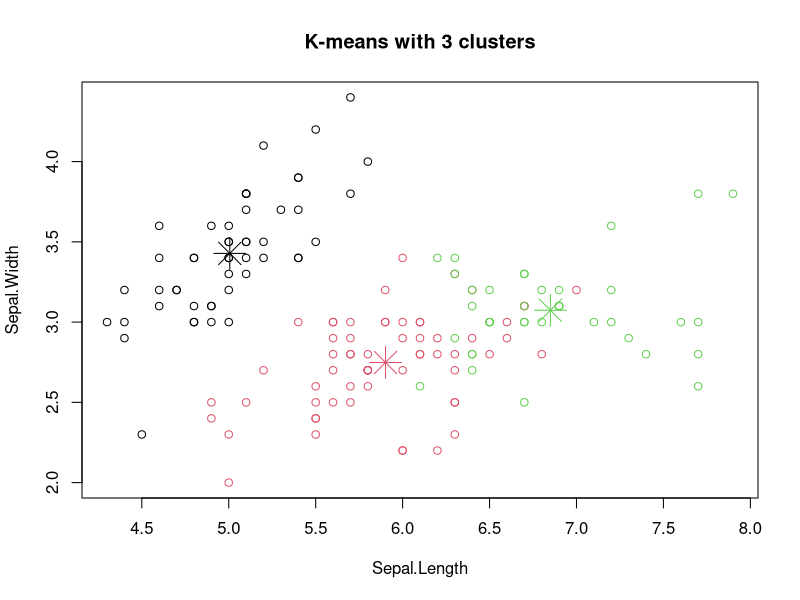
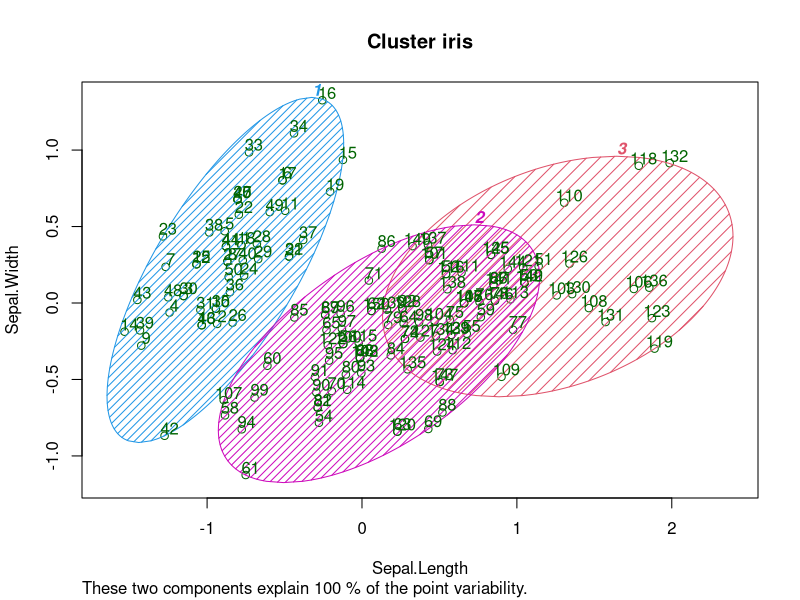

These figures' R source, in order:
# Installing Packages
install.packages("arules")
install.packages("cluster")

# Loading package
#library(ClusterR)
library(cluster)
#??ClusterR
# Removing initial label of
# Species from original dataset
iris_1 <- iris[, -5]

# Fitting K-Means clustering Model
# to training dataset
set.seed(240) # Setting seed
kmeans.re <- kmeans(iris_1, centers = 3, nstart= 20)
#nstart means initial random number of centroids
#centers means no of clusters
kmeans.re

# Cluster identification for
# each observation
kmeans.re$cluster
kmeans.re$centers
# Confusion Matrix
cm <- table(iris$Species, kmeans.re$cluster)
cm

# Model Evaluation and visualization
#plot(iris_1[c("Sepal.Length", "Sepal.Width")])
#plot(iris_1[c("Sepal.Length", "Sepal.Width")],col = kmeans.re$cluster)
plot(iris_1[c("Sepal.Length", "Sepal.Width")],
     col = kmeans.re$cluster,
     main = "K-means with 3 clusters")

## Plotiing cluster centers
kmeans.re$centers
kmeans.re$centers[, c("Sepal.Length", "Sepal.Width")]

# cex is font size, pch is symbol
points(kmeans.re$centers[, c("Sepal.Length", "Sepal.Width")],
       col = 1:3, pch = 8, cex = 3)
#pch --> cluster centers should be plotted as asterisks.
#cel --> cluster centers should be plotted three times larger than the default size.

## Visualizing clusters
y_kmeans <- kmeans.re$cluster
clusplot(iris_1[, c("Sepal.Length", "Sepal.Width")],
         y_kmeans,
         lines = 0,
         shade = TRUE,
         color = TRUE,
         labels = 2,
         plotchar = FALSE,
         span = TRUE,
         main = paste("Cluster iris"),
         xlab = 'Sepal.Length',
         ylab = 'Sepal.Width')
#lines =0 no distance lines between the elipses will be there
#shade = TRUE means elipses are shaded in relation to their intensity
#color = TRUE means eplises colored wrt density
#labels = 2 all points and ellipses are labelled in the plot
#plotchar= TRUE, then the plotting symbols differ for points 
#belonging to different clusters.
#span = TRUE each cluster is represented by the ellipse with smallest
#area containing all its points.

